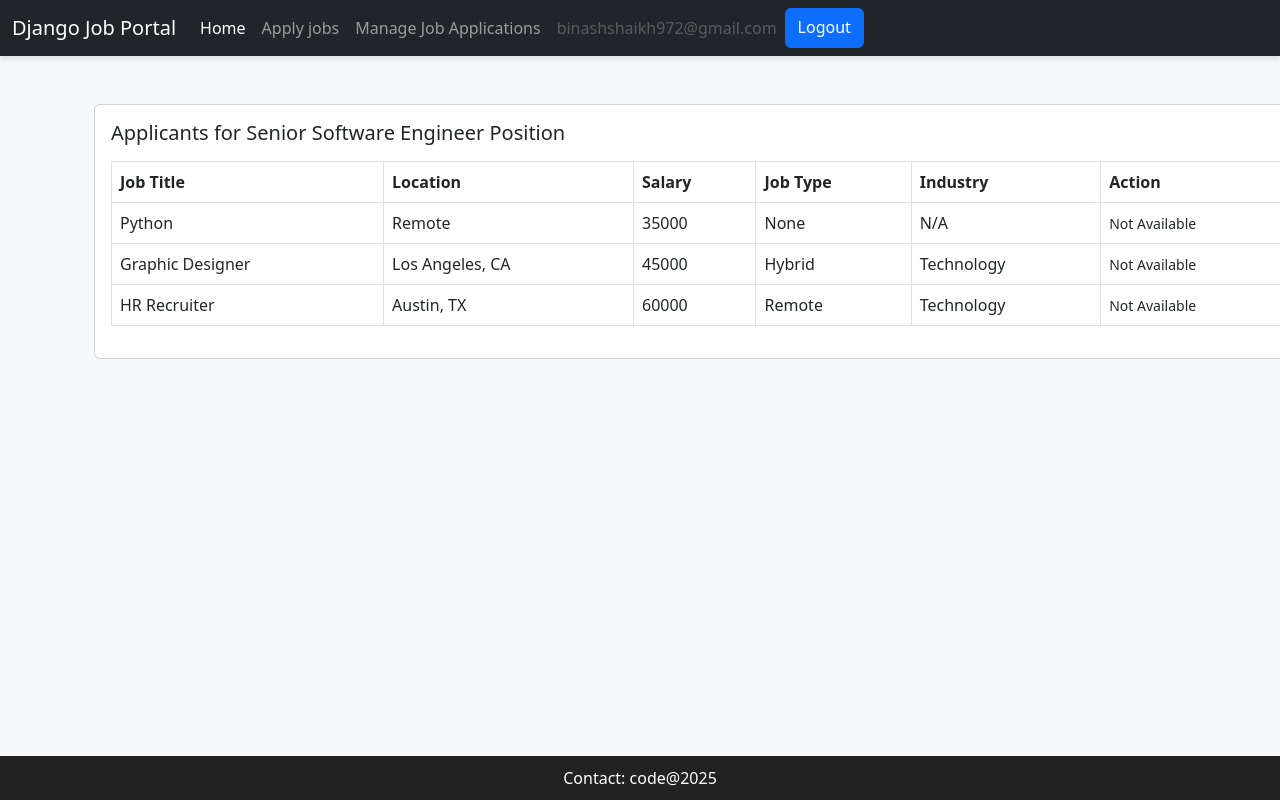
Screenshot of /job/applied-jobs/ (signed in) with the database file from the repository.
### users/models.py (models this page shows)
class User(AbstractUser):
    email = models.EmailField(unique=True)
    is_recruiter = models.BooleanField(default=False)
    is_applicant = models.BooleanField(default=False)
    has_resume =  models.BooleanField(default=False)
    has_company = models.BooleanField(default=False)
    USERNAME_FIELD = "email"
    REQUIRED_FIELDS = []

### job/models.py (models this page shows, shortened)
class ApplyJob(models.Model):
    status_choices = (
        ('Accepted','Accepted'),
        ('Declined','Declined'),
        ('Pending','Pending'),
    )
    user = models.ForeignKey(User, on_delete=models.CASCADE)
    job = models.ForeignKey(Job, on_delete=models.CASCADE)
    timestamp = models.DateTimeField(auto_now_add=True)
    status = models.CharField(max_length=20, choices=status_choices)
    upload_resume = models.FileField(upload_to='resumes/', null=True, blank=True)

class Job(models.Model):
    job_type_choices = (
        ('Remote', 'Remote'),
        ('Onsite', 'Onsite'),
        ('Hybrid', 'Hybrid')
    )
    user = models.ForeignKey(User, on_delete=models.CASCADE)
    company = models.ForeignKey(Company, on_delete=models.CASCADE)
    title = models.CharField(max_length=100)
    location = models.CharField(max_length=100)
    salary = models.PositiveIntegerField(default=35000)
    requirements = models.TextField()
    ideal_candidate = models.TextField()
    is_available = models.BooleanField(default=False)
    timestamp = models.DateTimeField(auto_now_add=True)
    industry = models.ForeignKey(Industry, on_delete=models.DO_NOTHING, null=True, blank=True)
    job_type = models.CharField(max_length=20, choices=job_type_choices, null=True, blank=True)  # ✅ Fixed here

class Industry(models.Model):
    name = models.CharField(max_length=100)
    def __str__(self):
        return self.name

### job/views.py (the view)
# urls.py: path('applied-jobs/', views.applied_jobs,name='applied-jobs')
def applied_jobs(request):
    jobs = ApplyJob.objects.filter(user=request.user)
    context = {'jobs':jobs}
    return render(request, 'job/applied_job.html', context)

### templates/job/applied_job.html
{% extends 'base.html' %}
{% block content %}
<div class="container mt-5">
    <div class="card mx-auto" style="width: 76rem;">
        <div class="card-body">
            <h5 class="card-title mb-3">Applicants for Senior Software Engineer Position</h5>
            <table class="table table-bordered">
                <thead>
                    <tr>
                        <th scope="col">Job Title</th>
                        <th scope="col">Location</th>
                        <th scope="col">Salary</th>
                        <th scope="col">Job Type</th>
                        <th scope="col">Industry</th>
                        <th scope="col">Action</th>
                    </tr>
                </thead>
                <tbody>
                    {% for job in jobs %}
                    <tr>
                        <td>{{ job.job.title }}</td>
                        <td>{{ job.job.location }}</td>
                        <td>{{ job.job.salary }}</td>
                        <td>{{ job.job.job_type }}</td>
                        <td>{{ job.job.industry|default:"N/A" }}</td>
                        <td>
                            {% if job.is_available %}
                            <a href="{% url 'job-details' job.job.pk %}"><small>View Job</small></a>
                            {% else %}
                            <small>Not Available</small>
                            {% endif %}
                        </td>
                    </tr>
                    {% endfor %}
                </tbody>
            </table>
        </div>
    </div>
</div>
{% endblock content %}

### templates/base.html (shortened to what this page needs)
<!DOCTYPE html>
<html lang="en">
<head>
    <link href="https://cdn.jsdelivr.net/npm/bootstrap@5.3.0/dist/css/bootstrap.min.css" rel="stylesheet">
</head>
<body>
    <nav class="navbar navbar-expand-lg navbar-dark bg-dark">
        <div class="container-fluid">
            <a class="navbar-brand" href="{% url 'dashboard' %}">Django Job Portal</a>
            <div class="collapse navbar-collapse" id="navbarNav">
                {% if request.user.is_authenticated %}
                {% if request.user.is_applicant %}
                <ul class="navbar-nav">
                    <li class="nav-item">
                        <a class="nav-link active" href="{% url 'home' %}">Home</a>
                    </li>
                    {% if request.user.has_resume %}
                    <li class="nav-item">
                        <a class="nav-link" href="{% url 'job-listing' %}">Apply jobs</a>
                    </li>
                    <li class="nav-item">
                        <a class="nav-link" href="{% url 'applied-jobs' %}">Manage Job Applications</a>
                    </li>
                    {% else %}
                    <li class="nav-item">
                        <a class="nav-link" href="{% url 'update-resume' %}">Create Resume</a>
                    </li>
                </ul>
                {% endif %}
                <li class="nav-item">
                    <a href="#" class="nav-link disabled" tabindex="1" aria-disabled="true">{{request.user.email}}</a>
                </li>
                <a href="{% url 'logout' %}" class="btn btn-primary">Logout</a>
                {% endif %}
                {% endif %}
            </div>
        </div>
    </nav>
    <div class="container mt-5">
        {% block content %}
        {% endblock content %}
    </div>
    <br><br>
    <footer
        style="text-align: center; padding: 10px; background: rgb(34, 34, 34); color: white; position: fixed; bottom: 0; width: 100%;">
        Contact: <a href="#"
            style="color: white; text-decoration: none;">code@2025</a>
    </footer>
</body>
</html>

### templates/base.html (style rules this page uses)
body { background-color: #f8f9fa; }
.navbar { box-shadow: 0px 4px 6px rgba(0, 0, 0, 0.1); }

### rows the page displays
User: user.email "binashshaikh972@gmail.com"
ApplyJob: job "Python", job.location "Remote", job.salary "35000", job.job_type "None", job.industry "N/A"
ApplyJob: job "Graphic Designer", job.location "Los Angeles, CA", job.salary "45000", job.job_type "Hybrid", job.industry "Technology"
ApplyJob: job "HR Recruiter", job.location "Austin, TX", job.salary "60000", job.job_type "Remote", job.industry "Technology"
